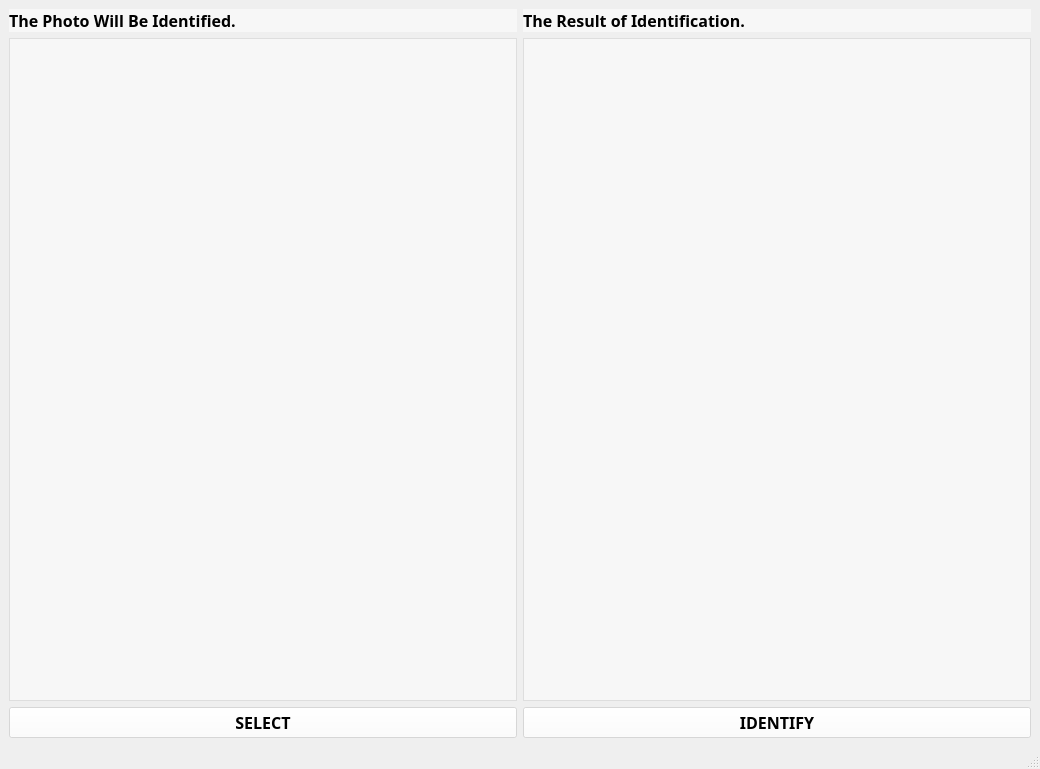
<?xml version="1.0" encoding="UTF-8"?>
<ui version="4.0">
 <class>FaceBuddhaIdentificationSystem</class>
 <widget class="QMainWindow" name="FaceBuddhaIdentificationSystem">
  <property name="geometry">
   <rect>
    <x>0</x>
    <y>0</y>
    <width>1040</width>
    <height>769</height>
   </rect>
  </property>
  <property name="contextMenuPolicy">
   <enum>Qt::ActionsContextMenu</enum>
  </property>
  <property name="windowTitle">
   <string>MainWindow</string>
  </property>
  <widget class="QWidget" name="centralwidget">
   <property name="styleSheet">
    <string notr="true">#centralwidget{border-image:url(:/images/background.jpg);}</string>
   </property>
   <layout class="QGridLayout" name="gridLayout">
    <item row="0" column="0">
     <layout class="QVBoxLayout" name="verticalLayout">
      <property name="sizeConstraint">
       <enum>QLayout::SetDefaultConstraint</enum>
      </property>
      <property name="rightMargin">
       <number>0</number>
      </property>
      <item>
       <layout class="QHBoxLayout" name="horizontalLayout_2">
        <item>
         <widget class="QLabel" name="label_1">
          <property name="font">
           <font>
            <family>Ink Free</family>
            <pointsize>12</pointsize>
            <weight>75</weight>
            <bold>true</bold>
           </font>
          </property>
          <property name="styleSheet">
           <string notr="true">background-color:rgb(255, 255, 255, 0.5);</string>
          </property>
          <property name="text">
           <string>The Photo Will Be Identified.</string>
          </property>
         </widget>
        </item>
        <item>
         <widget class="QLabel" name="label_2">
          <property name="font">
           <font>
            <family>Ink Free</family>
            <pointsize>12</pointsize>
            <weight>75</weight>
            <bold>true</bold>
           </font>
          </property>
          <property name="styleSheet">
           <string notr="true">background-color:rgb(255, 255, 255, 0.5);</string>
          </property>
          <property name="text">
           <string>The Result of Identification.</string>
          </property>
         </widget>
        </item>
       </layout>
      </item>
      <item>
       <layout class="QHBoxLayout" name="horizontalLayout">
        <item>
         <widget class="QGraphicsView" name="human_face">
          <property name="styleSheet">
           <string notr="true">background-color:rgb(255, 255, 255, 0.5);</string>
          </property>
         </widget>
        </item>
        <item>
         <widget class="QGraphicsView" name="buddha_face">
          <property name="styleSheet">
           <string notr="true">background-color:rgb(255, 255, 255, 0.5);</string>
          </property>
         </widget>
        </item>
       </layout>
      </item>
      <item>
       <layout class="QHBoxLayout" name="horizontalLayout_3">
        <item>
         <widget class="QPushButton" name="button_select">
          <property name="font">
           <font>
            <family>Ink Free</family>
            <pointsize>12</pointsize>
            <weight>75</weight>
            <bold>true</bold>
           </font>
          </property>
          <property name="styleSheet">
           <string notr="true">background-color:rgb(255, 255, 255, 0.5);</string>
          </property>
          <property name="text">
           <string>SELECT</string>
          </property>
         </widget>
        </item>
        <item>
         <widget class="QPushButton" name="button_identify">
          <property name="font">
           <font>
            <family>Ink Free</family>
            <pointsize>12</pointsize>
            <weight>75</weight>
            <bold>true</bold>
           </font>
          </property>
          <property name="styleSheet">
           <string notr="true">background-color:rgb(255, 255, 255, 0.5);</string>
          </property>
          <property name="text">
           <string>IDENTIFY</string>
          </property>
         </widget>
        </item>
       </layout>
      </item>
     </layout>
    </item>
   </layout>
  </widget>
  <widget class="QMenuBar" name="menubar">
   <property name="geometry">
    <rect>
     <x>0</x>
     <y>0</y>
     <width>1040</width>
     <height>26</height>
    </rect>
   </property>
  </widget>
  <widget class="QStatusBar" name="statusbar"/>
 </widget>
 <resources>
  <include location="resource.qrc"/>
 </resources>
 <connections/>
</ui>
